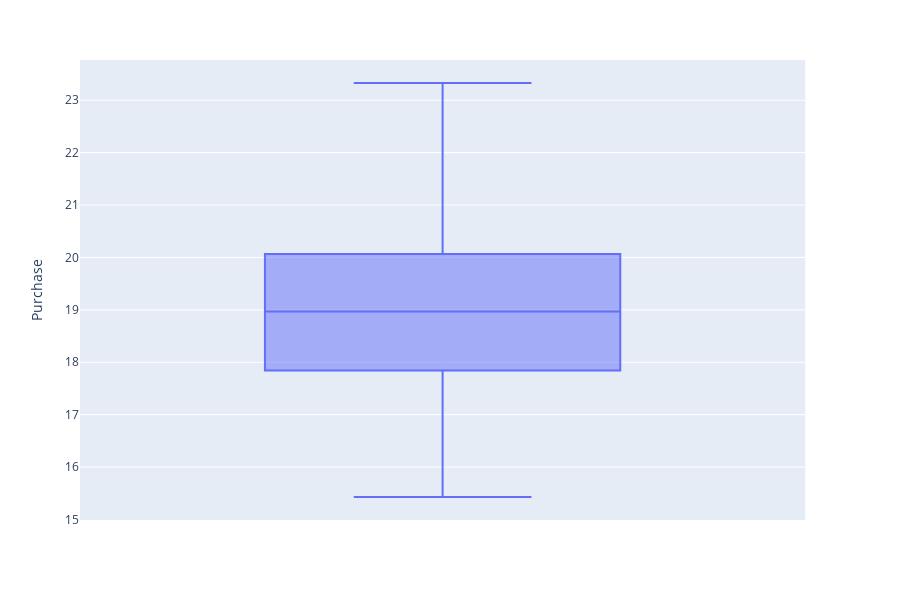

Source (notebook cell):
### Code cell
px.box(everyone_data, y='Purchase').show()

### Figure 1 — Plotly figure (JSON) as saved in the notebook; plotly's stock layout.template omitted (floating-point values rounded to 4 significant figures; data arrays with more than 128 entries replaced by an {"elided": "..."} marker saying what was removed)
{"data": [{"alignmentgroup": "True", "hoverlabel": {"namelength": 0}, "hovertemplate": "Purchase=%{y}", "legendgroup": "", "marker": {"color": "#636efa"}, "name": "", "notched": false, "offsetgroup": "", "orientation": "v", "showlegend": false, "type": "box", "x0": " ", "xaxis": "x", "y": {"elided": "5891 float values"}, "y0": " ", "yaxis": "y"}], "layout": {"boxmode": "group", "height": 600, "legend": {"tracegroupgap": 0}, "margin": {"t": 60}, "xaxis": {"anchor": "y", "domain": [0, 0.98]}, "yaxis": {"anchor": "x", "domain": [0, 1], "title": {"text": "Purchase"}}}}
